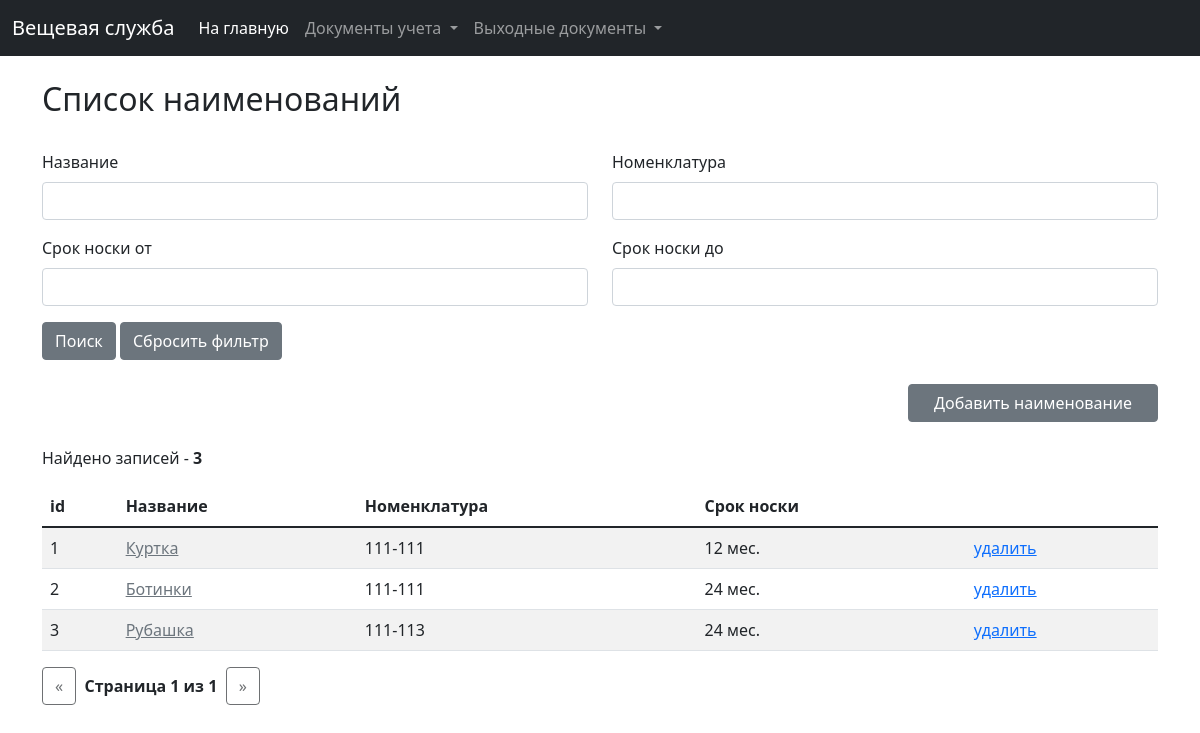
The page /clothing/clothes on the database as committed earlier.
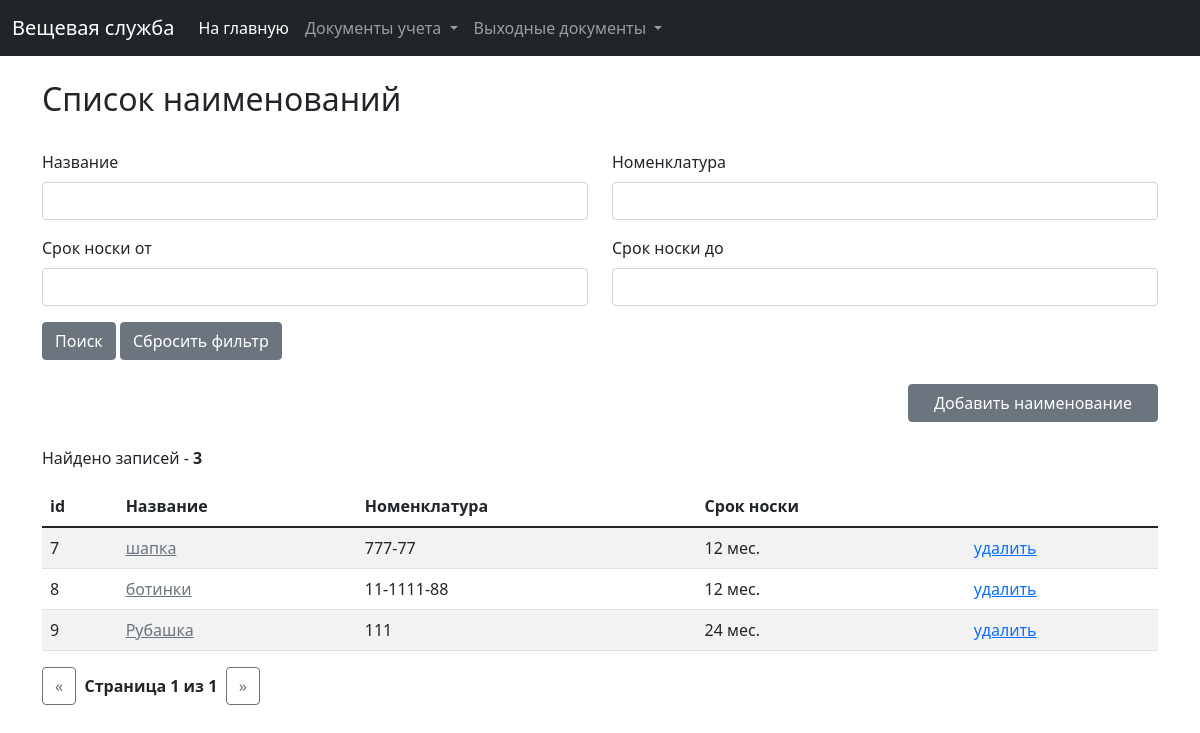
The same page on the database as committed later.
### clothing/models.py (models this page shows, shortened)
class Clothes(models.Model):
    clothes_title = models.CharField(verbose_name="Наименование", max_length=255)
    wear_time = models.IntegerField(verbose_name="Сроки носки, мес.")
    nomenclature = models.CharField(verbose_name="Номенклатура", max_length=255, null=True, blank=True)
    created_at = models.DateTimeField(verbose_name="Дата и время создания", auto_created=True, blank=True, null=True)
    price = models.FloatField(verbose_name="Цена", blank=True, null=True)
    last_modified = models.DateTimeField(verbose_name="Дата и время последнего изменения", auto_now=True, blank=True,
                                         null=True)
    class Meta:
        ordering = ('id',)
        verbose_name = 'Наименование предмета'
        verbose_name_plural = 'Наименования предметов'

### clothing/views.py (the view)
# urls.py: path('clothes', views.clothes_list, name='clothes_list'),
def clothes_list(request):
    f = ClothesFilter(request.GET, queryset=Clothes.objects.all())
    paginator = Paginator(f.qs, 30)
    page = request.GET.get('page')
    cl_list = paginator.get_page(page)
    clothes_form = ClothesForm()
    return render(request, 'clothing/clothes/clothes_list.html',
                  {'list': cl_list, 'clothes_form': clothes_form, 'filter': f})

### clothing/forms.py
class ClothesForm(ModelForm):
    class Meta:
        model = Clothes
        fields = ['clothes_title', 'wear_time', 'nomenclature']

### clothing/templates/clothing/clothes/clothes_list.html (shortened to what this page needs)
{% extends 'base_list.html' %}
{% load widget_tweaks %}
{% load static %}
{% block list_title %}Список наименований{% endblock %}
{% block filters %}
    <form action="{% url 'clothing:clothes_list' %}">
        <div class="row">
            <div class="col-md-6">
                <div class="mb-3">
                    <label class="form-label">Название</label>
                    {% render_field filter.form.clothes_title class+="form-control" %}
                </div>
            </div>
            <div class="col-md-6">
                <div class="mb-3">
                    <label class="form-label">Номенклатура</label>
                    {% render_field filter.form.nomenclature class+="form-control" %}
                </div>
            </div>
        </div>
        <div class="row">
            <div class="col-md-6">
                <div class="mb-3">
                    <label class="form-label">Срок носки от</label>
                    {% render_field filter.form.wear_time_from class+="form-control" %}
                </div>
            </div>
            <div class="col-md-6">
                <div class="mb-3">
                    <label class="form-label">Срок носки до</label>
                    {% render_field filter.form.wear_time_till class+="form-control" %}
                </div>
            </div>
        </div>
        <button type="submit" class="btn btn-secondary">Поиск</button>
        <a href="{% url 'clothing:clothes_list' %}" class="btn btn-secondary">Сбросить фильтр</a>
    </form>
{% endblock %}
{% block add_button %}
    <a href="#clothes_add_data_form" data-bs-toggle="modal" class="btn btn-secondary"
       style="display: block; margin-left:auto; width: 250px;">Добавить наименование</a>
{% endblock %}
{% block list %}
    <table class="table table-striped table-hover">
        <thead>
        <tr>
            <th scope="col">id</th>
            <th scope="col">Название</th>
            <th scope="col">Номенклатура</th>
            <th scope="col">Срок носки</th>
            <th scope="col"></th>
        </tr>
        </thead>
        <tbody>
        {% for clothes in list %}
            <tr>
                <td>{{ clothes.id }}</td>
                <td><a href="#card_add_data_form_{{ clothes.id }}" data-bs-toggle="modal"
                       class="link-secondary">{{ clothes.clothes_title|default_if_none:"Нет данных" }}</a></td>
                <td>{{ clothes.nomenclature|default_if_none:"Нет данных" }}</td>
                <td>{{ clothes.wear_time|default_if_none:"Нет данных" }} мес.</td>
                <td><a href="javascript:delete_clothes({{ clothes.id }})">удалить</a></td>
            </tr>
        {% endfor %}
        </tbody>
    </table>
{% endblock %}

### templates/base_list.html (shortened to what this page needs)
{% extends 'base.html' %}
{% load url_replace %}
{% block content %}
    <div class="container">
        <br>
        <h2>{% block list_title %}{% endblock %}</h2>
        <br>
        {% block filters %}{% endblock %}
        <br>
        {% block add_button %}{% endblock %}
        <br>
        {% if list %}
            <p>Найдено записей - <b>{{ filter.qs|length }}</b></p>
            {% block list %}{% endblock %}
            <nav aria-label="...">
                <ul class="pagination pagination-sm">
                    {% if list.has_previous %}
                        <li class="page-item">
                            <a class="btn btn-outline-dark"
                               href="?{% url_replace request 'page' list.previous_page_number %}"><span
                                    aria-hidden="true">&laquo;</span></a>
                        </li>
                    {% else %}
                        <li class="page-item">
                            <a class="btn btn-outline-dark disabled" href="#"><span
                                    aria-hidden="true">&laquo;</span></a>
                        </li>
                    {% endif %}
                    <li class="page-item d-flex align-items-center disabled"><b>&nbsp;&nbsp;Страница {{ list.number }}
                        из {{ list.paginator.num_pages }}&nbsp;&nbsp;</b></li>
                    {% if list.has_next %}
                        <li class="page-item">
                            <a class="btn btn-outline-dark"
                               href="?{% url_replace request 'page' list.next_page_number %}"><span aria-hidden="true">&raquo;</span></a>
                        </li>
                    {% else %}
                        <li class="page-item">
                            <a class="btn btn-outline-dark disabled" href="#"><span
                                    aria-hidden="true">&raquo;</span></a>
                        </li>
                    {% endif %}
                </ul>
            </nav>
        {% else %}
            <p>Список пуст!</p>
        {% endif %}
    </div>
{% endblock %}

### templates/base.html (shortened to what this page needs)
<!doctype html>
<html lang="ru">
<head>
    <link href="https://cdn.jsdelivr.net/npm/bootstrap@5.1.3/dist/css/bootstrap.min.css" rel="stylesheet"
>
    <link href="https://cdn.jsdelivr.net/npm/select2@4.1.0-rc.0/dist/css/select2.min.css" rel="stylesheet"/>
</head>
<body>
{% include 'nav_main.html' %}
<div class="main-div">
    {% block content %}{% endblock %}
</div>
</body>
</html>

### templates/nav_main.html (shortened to what this page needs)
<nav class="navbar navbar-expand-lg navbar-dark bg-dark">
    <div class="container-fluid">
        <a class="navbar-brand" href="{% url 'clothing:card_list' %}">Вещевая служба</a>
        <div class="collapse navbar-collapse" id="navbarSupportedContent">
            <ul class="navbar-nav me-auto mb-2 mb-lg-0">
                <li class="nav-item">
                    <a class="nav-link active" aria-current="page" href="{% url 'clothing:card_list' %}">На главную</a>
                </li>
                <li class="nav-item dropdown">
                    <a class="nav-link dropdown-toggle" href="#" id="navbarDropdown" role="button"
                       data-bs-toggle="dropdown" aria-expanded="false">
                        Документы учета
                    </a>
                </li>
                <li class="nav-item dropdown">
                    <a class="nav-link dropdown-toggle" href="#" id="navbarDropdown" role="button"
                       data-bs-toggle="dropdown" aria-expanded="false">
                        Выходные документы
                    </a>
                </li>
            </ul>
        </div>
    </div>
</nav>

Rows that differ between the two databases and show on the page:
removed Clothes: id "1", clothes_title "Куртка", nomenclature "111-111", wear_time "12"
removed Clothes: id "2", clothes_title "Ботинки", nomenclature "111-111", wear_time "24"
removed Clothes: id "3", clothes_title "Рубашка", nomenclature "111-113", wear_time "24"
added Clothes: id "7", clothes_title "шапка", nomenclature "777-77", wear_time "12"
added Clothes: id "8", clothes_title "ботинки", nomenclature "11-1111-88", wear_time "12"
added Clothes: id "9", clothes_title "Рубашка", nomenclature "111", wear_time "24"
